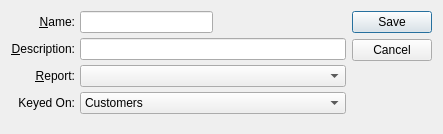
<?xml version="1.0" encoding="UTF-8"?>
<ui version="4.0">
 <comment>This file is part of the xTuple ERP: PostBooks Edition, a free and
open source Enterprise Resource Planning software suite,
Copyright (c) 1999-2011 by OpenMFG LLC, d/b/a xTuple.
It is licensed to you under the Common Public Attribution License
version 1.0, the full text of which (including xTuple-specific Exhibits)
is available at www.xtuple.com/CPAL.  By using this software, you agree
to be bound by its terms.</comment>
 <class>form</class>
 <widget class="QDialog" name="form">
  <property name="geometry">
   <rect>
    <x>0</x>
    <y>0</y>
    <width>443</width>
    <height>134</height>
   </rect>
  </property>
  <property name="windowTitle">
   <string>Form</string>
  </property>
  <layout class="QGridLayout" name="gridLayout">
   <item row="0" column="0">
    <layout class="QVBoxLayout">
     <property name="spacing">
      <number>0</number>
     </property>
     <property name="margin">
      <number>0</number>
     </property>
     <item>
      <layout class="QHBoxLayout">
       <property name="spacing">
        <number>5</number>
       </property>
       <property name="margin">
        <number>0</number>
       </property>
       <item>
        <layout class="QVBoxLayout">
         <property name="spacing">
          <number>5</number>
         </property>
         <property name="margin">
          <number>0</number>
         </property>
         <item>
          <widget class="QLabel" name="_nameLit">
           <property name="text">
            <string>&amp;Name:</string>
           </property>
           <property name="alignment">
            <set>Qt::AlignRight|Qt::AlignTrailing|Qt::AlignVCenter</set>
           </property>
           <property name="buddy">
            <cstring>_name</cstring>
           </property>
          </widget>
         </item>
         <item>
          <widget class="QLabel" name="_descriptionLit">
           <property name="text">
            <string>&amp;Description:</string>
           </property>
           <property name="alignment">
            <set>Qt::AlignRight|Qt::AlignTrailing|Qt::AlignVCenter</set>
           </property>
           <property name="buddy">
            <cstring>_report</cstring>
           </property>
          </widget>
         </item>
         <item>
          <widget class="QLabel" name="_reportLit">
           <property name="text">
            <string>&amp;Report:</string>
           </property>
           <property name="alignment">
            <set>Qt::AlignRight|Qt::AlignTrailing|Qt::AlignVCenter</set>
           </property>
           <property name="buddy">
            <cstring>_report</cstring>
           </property>
          </widget>
         </item>
         <item>
          <widget class="QLabel" name="_keyedOnLit">
           <property name="text">
            <string>Keyed On:</string>
           </property>
           <property name="alignment">
            <set>Qt::AlignRight|Qt::AlignTrailing|Qt::AlignVCenter</set>
           </property>
          </widget>
         </item>
        </layout>
       </item>
       <item>
        <layout class="QVBoxLayout">
         <property name="spacing">
          <number>5</number>
         </property>
         <property name="margin">
          <number>0</number>
         </property>
         <item>
          <layout class="QHBoxLayout">
           <property name="spacing">
            <number>0</number>
           </property>
           <property name="margin">
            <number>0</number>
           </property>
           <item>
            <widget class="XLineEdit" name="_name"/>
           </item>
           <item>
            <spacer>
             <property name="orientation">
              <enum>Qt::Horizontal</enum>
             </property>
             <property name="sizeType">
              <enum>QSizePolicy::Expanding</enum>
             </property>
             <property name="sizeHint" stdset="0">
              <size>
               <width>20</width>
               <height>20</height>
              </size>
             </property>
            </spacer>
           </item>
          </layout>
         </item>
         <item>
          <widget class="XLineEdit" name="_descrip"/>
         </item>
         <item>
          <widget class="XComboBox" name="_report">
           <property name="allowNull">
            <bool>true</bool>
           </property>
           <property name="type">
            <enum>XComboBox::Reports</enum>
           </property>
          </widget>
         </item>
         <item>
          <widget class="XComboBox" name="_key">
           <item>
            <property name="text">
             <string>Customers</string>
            </property>
           </item>
           <item>
            <property name="text">
             <string>Items</string>
            </property>
           </item>
           <item>
            <property name="text">
             <string>Item Sites</string>
            </property>
           </item>
           <item>
            <property name="text">
             <string>Purchase Orders</string>
            </property>
           </item>
           <item>
            <property name="text">
             <string>Sales Orders</string>
            </property>
           </item>
           <item>
            <property name="text">
             <string>Vendors</string>
            </property>
           </item>
           <item>
            <property name="text">
             <string>Work Orders</string>
            </property>
           </item>
           <item>
            <property name="text">
             <string>Sales Analysis - Special Calendar</string>
            </property>
           </item>
           <item>
            <property name="text">
             <string>Production Entry Sheets</string>
            </property>
           </item>
           <item>
            <property name="text">
             <string>Return Authorizations</string>
            </property>
           </item>
          </widget>
         </item>
        </layout>
       </item>
      </layout>
     </item>
     <item>
      <spacer>
       <property name="orientation">
        <enum>Qt::Vertical</enum>
       </property>
       <property name="sizeType">
        <enum>QSizePolicy::Expanding</enum>
       </property>
       <property name="sizeHint" stdset="0">
        <size>
         <width>20</width>
         <height>0</height>
        </size>
       </property>
      </spacer>
     </item>
    </layout>
   </item>
   <item row="0" column="1">
    <widget class="QDialogButtonBox" name="_buttonBox">
     <property name="orientation">
      <enum>Qt::Vertical</enum>
     </property>
     <property name="standardButtons">
      <set>QDialogButtonBox::Cancel|QDialogButtonBox::Save</set>
     </property>
    </widget>
   </item>
  </layout>
 </widget>
 <layoutdefault spacing="6" margin="11"/>
 <pixmapfunction>qPixmapFromMimeSource</pixmapfunction>
 <customwidgets>
  <customwidget>
   <class>XComboBox</class>
   <extends>QComboBox</extends>
   <header>xcombobox.h</header>
  </customwidget>
  <customwidget>
   <class>XLineEdit</class>
   <extends>QLineEdit</extends>
   <header>xlineedit.h</header>
   <container>1</container>
  </customwidget>
 </customwidgets>
 <tabstops>
  <tabstop>_name</tabstop>
  <tabstop>_descrip</tabstop>
  <tabstop>_report</tabstop>
  <tabstop>_key</tabstop>
 </tabstops>
 <resources/>
 <connections>
  <connection>
   <sender>_buttonBox</sender>
   <signal>rejected()</signal>
   <receiver>form</receiver>
   <slot>reject()</slot>
   <hints>
    <hint type="sourcelabel">
     <x>396</x>
     <y>68</y>
    </hint>
    <hint type="destinationlabel">
     <x>221</x>
     <y>66</y>
    </hint>
   </hints>
  </connection>
 </connections>
</ui>
